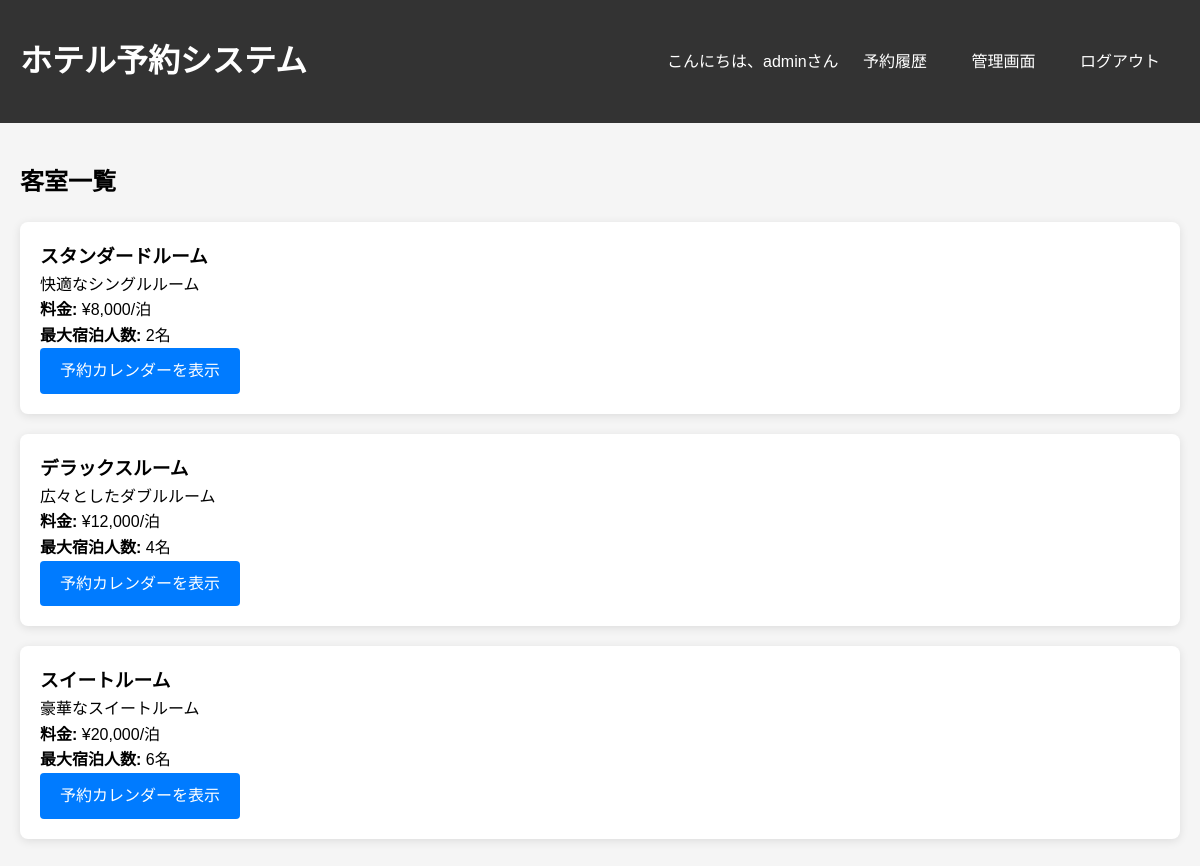
The page / (signed in) on the database its author committed.
### tables this page shows
CREATE TABLE rooms (
    id INT AUTO_INCREMENT PRIMARY KEY,
    name VARCHAR(100) NOT NULL,
    description TEXT,
    price DECIMAL(10,2) NOT NULL,
    max_guests INT NOT NULL,
    created_at TIMESTAMP DEFAULT CURRENT_TIMESTAMP
);

### index.php (the view, shortened to what this page needs)
<?php
require_once 'config.php';
$stmt = $pdo->query("SELECT * FROM rooms ORDER BY price");
$rooms = $stmt->fetchAll();
?>
<!DOCTYPE html>
<html lang="ja">
<head>
    <link rel="stylesheet" href="style.css">
</head>
<body>
    <div class="header">
        <div class="container">
            <div class="nav">
                <h1>ホテル予約システム</h1>
                <div>
                    <?php if (isset($_SESSION['user_id'])): ?>
                        <span>こんにちは、<?php echo htmlspecialchars($_SESSION['username']); ?>さん</span>
                        <a href="my_bookings.php">予約履歴</a>
                        <?php if ($_SESSION['is_admin']): ?>
                            <a href="admin.php">管理画面</a>
                        <?php endif; ?>
                        <a href="logout.php">ログアウト</a>
                    <?php else: ?>
                        <a href="login.php">ログイン</a>
                        <a href="register.php">アカウント作成</a>
                    <?php endif; ?>
                </div>
            </div>
        </div>
    </div>
    <div class="container">
        <h2>客室一覧</h2>
        <?php foreach ($rooms as $room): ?>
            <div class="room-card">
                <h3><?php echo htmlspecialchars($room['name']); ?></h3>
                <p><?php echo htmlspecialchars($room['description']); ?></p>
                <p><strong>料金:</strong> ¥<?php echo number_format($room['price']); ?>/泊</p>
                <p><strong>最大宿泊人数:</strong> <?php echo $room['max_guests']; ?>名</p>
                <?php if (isset($_SESSION['user_id'])): ?>
                    <a href="?room_id=<?php echo $room['id']; ?>" class="btn">予約カレンダーを表示</a>
                <?php else: ?>
                    <p><a href="login.php">ログイン</a>して予約してください。</p>
                <?php endif; ?>
            </div>
        <?php endforeach; ?>
    </div>
</body>
</html>

### style.css (style rules this page uses)
* { margin: 0; padding: 0; box-sizing: border-box; }
body { font-family: Arial, sans-serif; background-color: #f5f5f5; line-height: 1.6; }
.container { max-width: 1200px; margin: 0 auto; padding: 20px; }
.header { background: #333; color: white; padding: 1rem 0; margin-bottom: 20px; }
.nav { display: flex; justify-content: space-between; align-items: center; }
.nav a { color: white; text-decoration: none; margin: 0 10px; padding: 5px 10px; border-radius: 3px; }
.btn { background: #007bff; color: white; padding: 10px 20px; border: none; border-radius: 4px; cursor: pointer; font-size: 16px; text-decoration: none; display: inline-block; }
.room-card { background: white; padding: 20px; border-radius: 8px; box-shadow: 0 2px 10px rgba(0,0,0,0.1); margin: 20px 0; }

### rows shown on the page
rooms: name "スタンダードルーム", description "快適なシングルルーム", price "8,000", max_guests "2"
rooms: name "デラックスルーム", description "広々としたダブルルーム", price "12,000", max_guests "4"
rooms: name "スイートルーム", description "豪華なスイートルーム", price "20,000", max_guests "6"

### other values the page prints
$_SESSION['username'] "admin"
